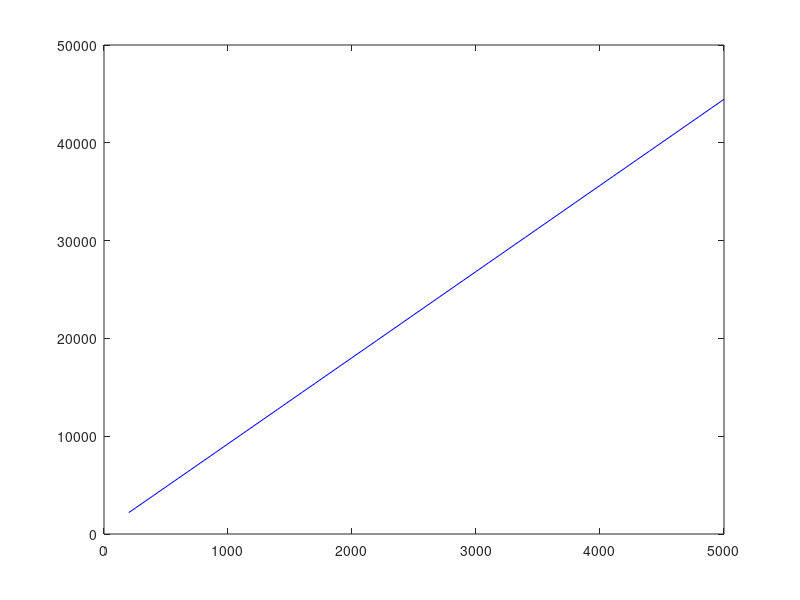
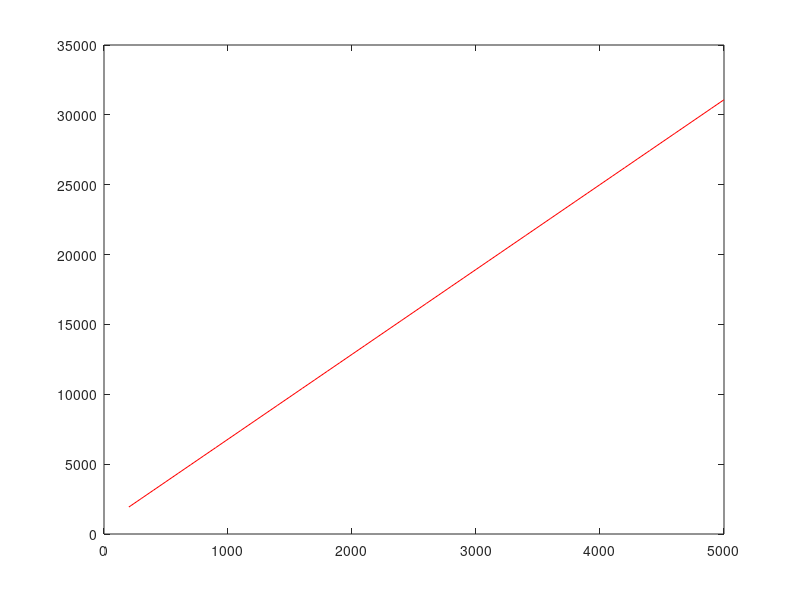

These charts were generated, in order, by the following MATLAB code:
i=1;
Wleg=100;
rleg=0.01;
R=600;
W=500;
rR=0.06;
rm=0.05;
wsuitcase=100;
rw=0.31;
rw2=0.14;
w(i)=wsuitcase;

while (i<50)
    fm = (((Wleg*rleg)+(W*rR)+(wsuitcase*rw))/(rm*sin(70)));
    store(i)= fm;
    y=store;
     fjx(i)= fm*cos(70);
     fjy(i)= (wsuitcase+W+Wleg+(fm*sin(70)));
     
    fm2 = (((Wleg*rleg)+(W*rR)+(wsuitcase*rw)-(wsuitcase*rw2))/(rm*sin(70)));
    store2(i)= fm;
    y2=store;
     fjxx(i)= fm2*cos(70);
     fjyx(i)= (((2*wsuitcase)+W+Wleg+(fm2*sin(70))));
     
     
     wsuitcase = wsuitcase+100;
      w(i)=wsuitcase;
      x=w;
     
    i=i+1;
end

r=atand(fjy/fjx);

Fj= sqrt((fjx.^2) + (fjy.^2));

Fj2= sqrt((fjxx.^2) + (fjyx.^2));


figure(1);
plot(x,Fj,'b');
figure (2);
plot(x,Fj2,'r');


 
